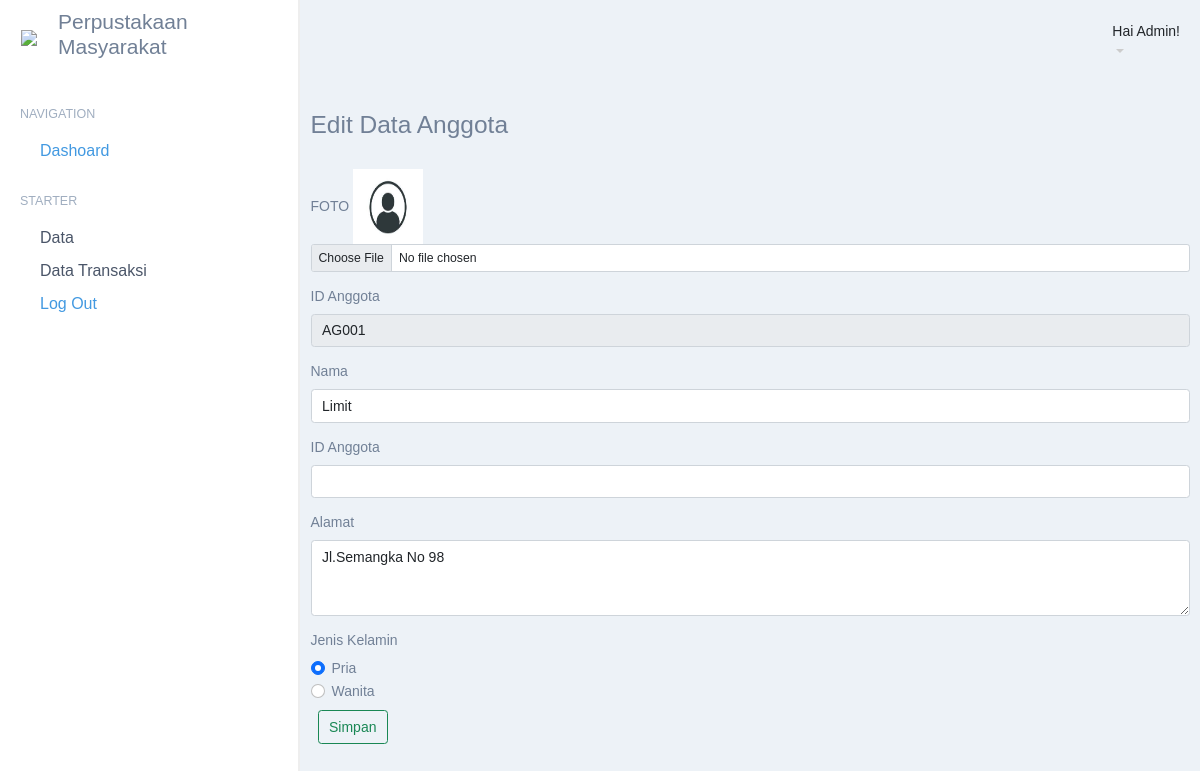
Page /index.php?p=anggota-edit&id=AG001 (signed in) on the committed database.
### tables this page shows
CREATE TABLE `tbanggota` (
  `idanggota` varchar(5) NOT NULL,
  `nama` varchar(30) NOT NULL,
  `gambar_nama` varchar(100) DEFAULT NULL,
  `jeniskelamin` varchar(10) NOT NULL,
  `alamat` varchar(40) NOT NULL,
  `status` varchar(20) NOT NULL
);

### pages/anggota-edit.php (the view, shortened to what this page needs)
<?php
	$id_anggota=$_GET['id'];
	$q_tampil_anggota=mysqli_query($db,"SELECT * FROM tbanggota WHERE idanggota='$id_anggota'");
	$r_tampil_anggota=mysqli_fetch_array($q_tampil_anggota);
	if(empty($r_tampil_anggota['foto'])or($r_tampil_anggota['foto']=='-'))
				$foto = "admin-no-photo.jpg";
			else
				$foto = $r_tampil_anggota['foto'];
?>
<div class="container"><h3>Edit Data Anggota</h3></div>
<div class="container">
	<form action="proses/anggota-edit-proses.php" method="post" enctype="multipart/form-data">
	<table id="tabel-input">
        <div class="mb-3">
            <label for="formFileSm" class="form-label">FOTO</label>
            <img src="images/<?php echo $foto; ?>" width=70px height=75px>
            <input class="form-control form-control-sm" name="foto" id="formFileSm" type="file">
        </div>
        <div class="mb-3">
            <label for="exampleFormControlInput1" class="form-label">ID Anggota</label>
            <input type="text" class="form-control" name="id_anggota" value="<?php echo $r_tampil_anggota['idanggota']; ?>" readonly="readonly" id="exampleFormControlInput1">
        </div>
        <div class="mb-3">
            <label for="exampleFormControlInput1" class="form-label">Nama</label>
            <input type="text" class="form-control" name="nama" value="<?php echo $r_tampil_anggota['nama']; ?>"  id="exampleFormControlInput1">
        </div>
        <div class="mb-3">
            <label for="exampleFormControlInput1" class="form-label">ID Anggota</label>
            <input type="text" class="form-control" name="id_anggota" id="exampleFormControlInput1">
        </div>
        <div class="mb-3">
            <label for="exampleFormControlTextarea1" class="form-label">Alamat</label>
            <textarea class="form-control" name="alamat" id="exampleFormControlTextarea1" rows="3"><?php echo $r_tampil_anggota['alamat']; ?></textarea>
        </div>
		<dic class="mb-3">
            <label for="exampleFormControlInput1" class="form-label">Jenis Kelamin</label>
			<?php
			if($r_tampil_anggota['jeniskelamin']=="Pria")
			{
				echo "<div class='form-check'>
                <input class='form-check-input' type='radio' name='jenis_kelamin' id='Pria' value='Pria' checked>
                <label class='form-check-label' for='Pria'>
                    Pria
                </label>
            </div>
            <div class='form-check'>
                <input class='form-check-input' type='radio' name='jenis_kelamin' id='Wanita' value='Wanita'>
                <label class='form-check-label' for='Wanita'>
                    Wanita
                </label>
            </div>";
			}
			?>
        <div class="mb-2 p-2">
            <button type="submit" name="simpan" class="btn btn-outline-success">Simpan</button>
        </div>
	</table>
	</form>
</div>

### style.css (style rules this page uses)
* { padding: 0; margin: 0; }
html, body { color: #718096 !important; font-size: 14px !important; font-family: "Nunito", "Orelega One", "Arial", sans-serif; background-color: #edf2f7; }
.content h3 { margin-top: 10px; margin-bottom: 30px; }

### rows in the picture
tbanggota: id_anggota "AG001", nama "Limit", alamat "Jl.Semangka No 98"

### other values in the picture
$_SESSION['sesi'] "Admin"
